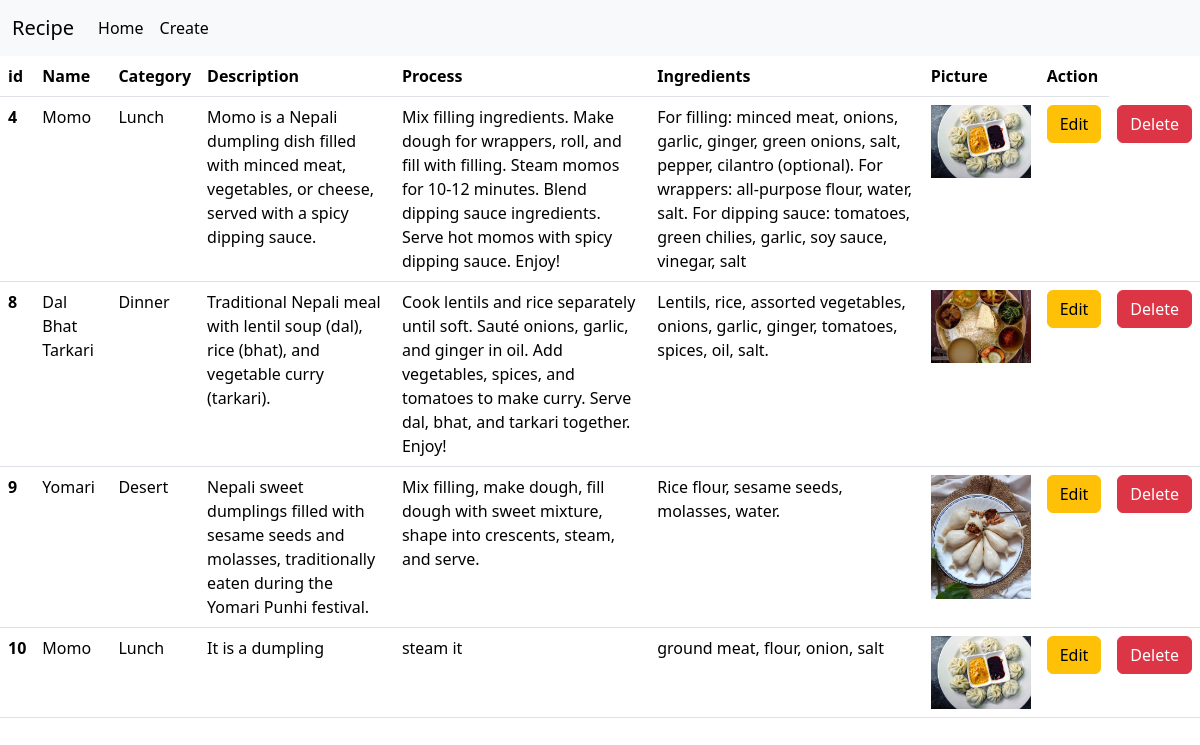
Page /home/ on the earlier database version.
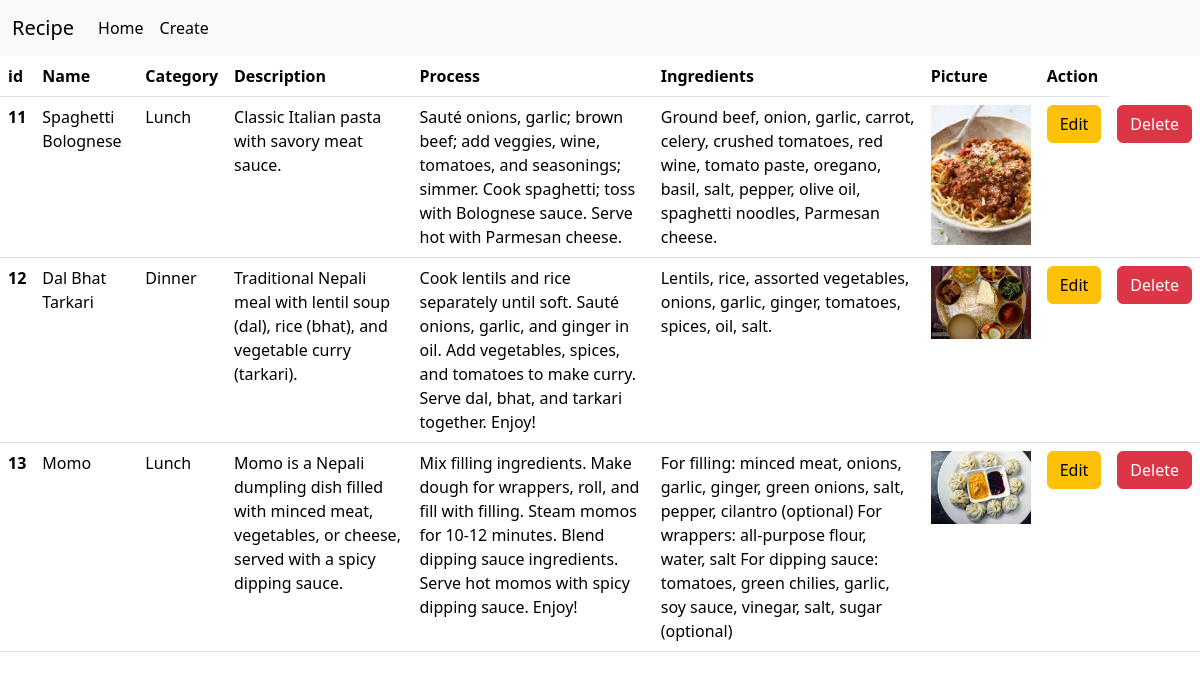
Same page on the later database version.
### project/models.py (models this page shows)
class Recipe(models.Model):
    name = models.CharField(max_length=200)
    category = models.CharField(max_length=200)
    description = models.TextField()
    process = models.TextField()
    ingredients = models.TextField()
    picture = models.ImageField(upload_to='images/')

### project/views.py (the view)
# urls.py: 2. Add a URL to urlpatterns:  path('', views.home, name='home')
def home(request):
    recipe_objs = Recipe.objects.all()
    data = {'recipes':recipe_objs}
    return render(request, 'home.html', context=data)

### templates/home.html (shortened to what this page needs)
<!DOCTYPE html>
<html lang="en">
<head>
    <link href="https://cdn.jsdelivr.net/npm/bootstrap@5.3.3/dist/css/bootstrap.min.css" rel="stylesheet">
</head>
<body>
    {% include 'nav.html' %}
    <table class="table">
        <thead>
          <tr>
            <th scope="col">id</th>
            <th scope="col">Name</th>
            <th scope="col">Category</th>
            <th scope="col">Description</th>
            <th scope="col">Process</th>
            <th scope="col">Ingredients</th>
            <th scope="col">Picture</th>
            <th scope="col">Action</th>
          </tr>
        </thead>
        <tbody>
          {% for recipe in recipes %}
              <tr>
                <th scope="row">{{recipe.id}}</th>
                <td>{{recipe.name}}</td>
                <td>{{recipe.category}}</td>
                <td>{{recipe.description}}</td>
                <td>{{recipe.process}}</td>
                <td>{{recipe.ingredients}}</td>
                <td><img src="{{ recipe.picture.url }}" alt="{{ recipe.name }}" style="max-width: 100px;"></td>
                <td>
                    <a href="{% url 'edit' pk=recipe.id %}">
                        <button type="button" class="btn btn-warning">Edit</button>
                    </a>
                </td>
                <td>
                    <a href="{% url 'delete' pk=recipe.id %}">
                        <button type="button" class="btn btn-danger">Delete</button>
                    </a>
                </td>
              </tr>
          {% endfor %}
        </tbody>
      </table>
</body>
</html>

### templates/nav.html (shortened to what this page needs)
<!DOCTYPE html>
<html lang="en">
<head>
</head>
<body>
    <nav class="navbar navbar-expand-lg bg-body-tertiary">
        <div class="container-fluid">
          <a class="navbar-brand" href="{% url 'home' %}">Recipe</a>
          <div class="collapse navbar-collapse" id="navbarNav">
            <ul class="navbar-nav">
              <li class="nav-item">
                <a class="nav-link active" aria-current="page" href="{% url 'home' %}">Home</a>
              </li>
              <li class="nav-item">
                <a class="nav-link active" aria-current="page" href="{% url 'create' %}">Create</a>
              </li>
            </ul>
          </div>
        </div>
      </nav>
</body>
</html>

Differences in the rows shown:
removed Recipe: id "4", name "Momo", category "Lunch", description "Momo is a Nepali dumpling dish filled with minced meat, vegetables, or cheese, served with a spicy dipping sauce.", process "Mix filling ingredients. Make dough for wrappers, roll, and fill with filling. Steam momos for 10-12 minutes. Blend dipping sauce ingredients. Serve hot momos with spicy dipping sauce. Enjoy!", ingredients "For filling: minced meat, onions, garlic, ginger, green onions, salt, pepper, cilantro (optional). For wrappers: all-purpose flour, water, salt. For dipping sauce: tomatoes, green chilies, garlic, soy sauce, vinegar, salt", picture (picture)
removed Recipe: id "8", name "Dal Bhat Tarkari", category "Dinner", description "Traditional Nepali meal with lentil soup (dal), rice (bhat), and vegetable curry (tarkari).", process "Cook lentils and rice separately until soft. Sauté onions, garlic, and ginger in oil. Add vegetables, spices, and tomatoes to make curry. Serve dal, bhat, and tarkari together. Enjoy!", ingredients "Lentils, rice, assorted vegetables, onions, garlic, ginger, tomatoes, spices, oil, salt.", picture (picture)
removed Recipe: id "9", name "Yomari", category "Desert", description "Nepali sweet dumplings filled with sesame seeds and molasses, traditionally eaten during the Yomari Punhi festival.", process "Mix filling, make dough, fill dough with sweet mixture, shape into crescents, steam, and serve.", ingredients "Rice flour, sesame seeds, molasses, water.", picture (picture)
removed Recipe: id "10", name "Momo", category "Lunch", description "It is a dumpling", process "steam it", ingredients "ground meat, flour, onion, salt", picture (picture)
added Recipe: id "11", name "Spaghetti Bolognese", category "Lunch", description "Classic Italian pasta with savory meat sauce.", process "Sauté onions, garlic; brown beef; add veggies, wine, tomatoes, and seasonings; simmer. Cook spaghetti; toss with Bolognese sauce. Serve hot with Parmesan cheese.", ingredients "Ground beef, onion, garlic, carrot, celery, crushed tomatoes, red wine, tomato paste, oregano, basil, salt, pepper, olive oil, spaghetti noodles, Parmesan cheese.", picture (picture)
added Recipe: id "12", name "Dal Bhat Tarkari", category "Dinner", description "Traditional Nepali meal with lentil soup (dal), rice (bhat), and vegetable curry (tarkari).", process "Cook lentils and rice separately until soft. Sauté onions, garlic, and ginger in oil. Add vegetables, spices, and tomatoes to make curry. Serve dal, bhat, and tarkari together. Enjoy!", ingredients "Lentils, rice, assorted vegetables, onions, garlic, ginger, tomatoes, spices, oil, salt.", picture (picture)
added Recipe: id "13", name "Momo", category "Lunch", description "Momo is a Nepali dumpling dish filled with minced meat, vegetables, or cheese, served with a spicy dipping sauce.", process "Mix filling ingredients. Make dough for wrappers, roll, and fill with filling. Steam momos for 10-12 minutes. Blend dipping sauce ingredients. Serve hot momos with spicy dipping sauce. Enjoy!", ingredients "For filling: minced meat, onions, garlic, ginger, green onions, salt, pepper, cilantro (optional) For wrappers: all-purpose flour, water, salt For dipping sauce: tomatoes, green chilies, garlic, soy sauce, vinegar, salt, sugar (optional)", picture (picture)
